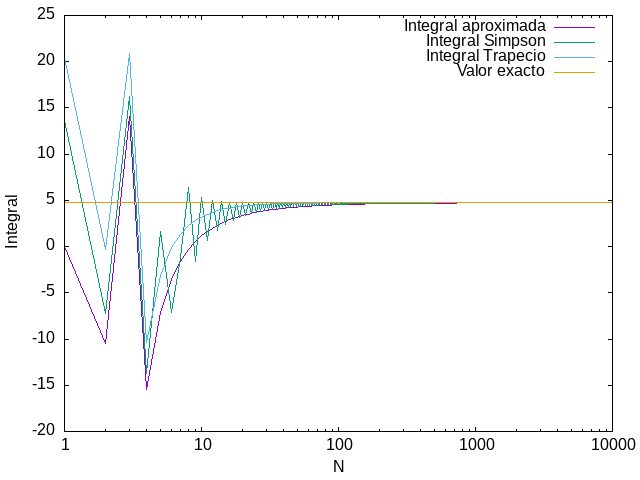

Source code (gnuplot):
set term png
set output 'grafico_integral_vs_cuadratura_rectangular.png'
set xlabel 'N'
set ylabel 'Integral'
set logscale x
plot 'resultados_cuadratura_rectangular.dat' u 1:2 w l title 'Integral aproximada', '' u 1:3 w l title 'Integral Simpson', '' u 1:4 w l title 'Integral Trapecio', '' u 1:5 w l title 'Valor exacto'
